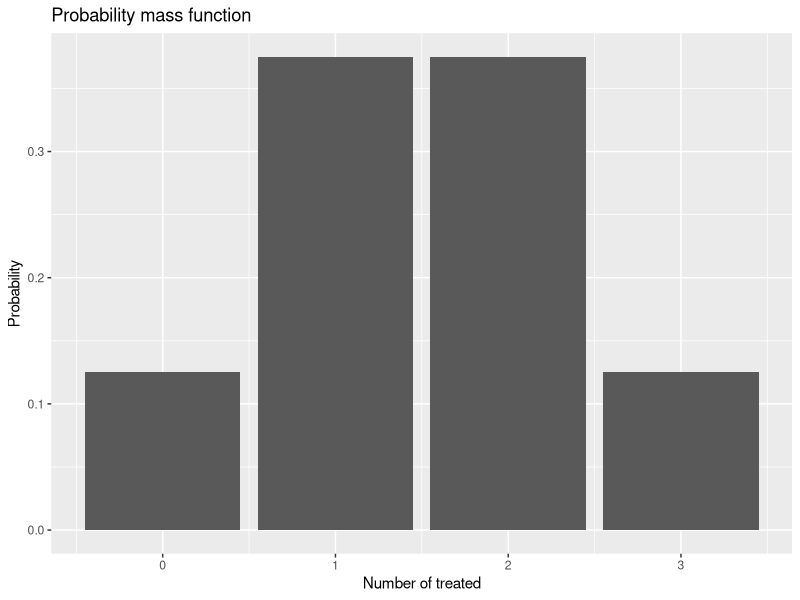
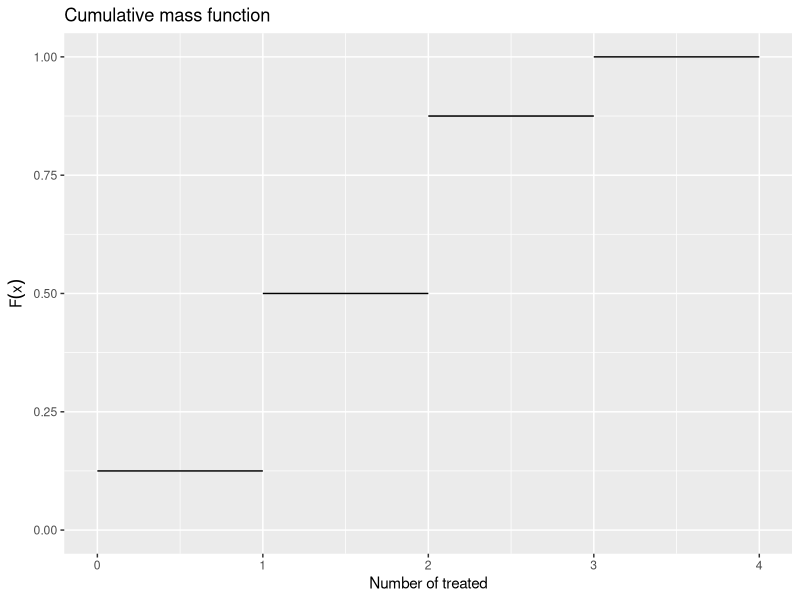
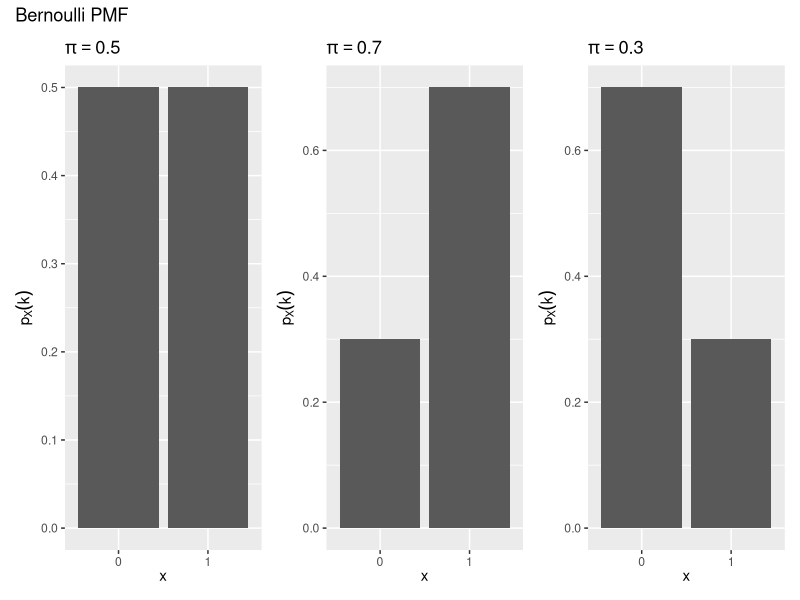
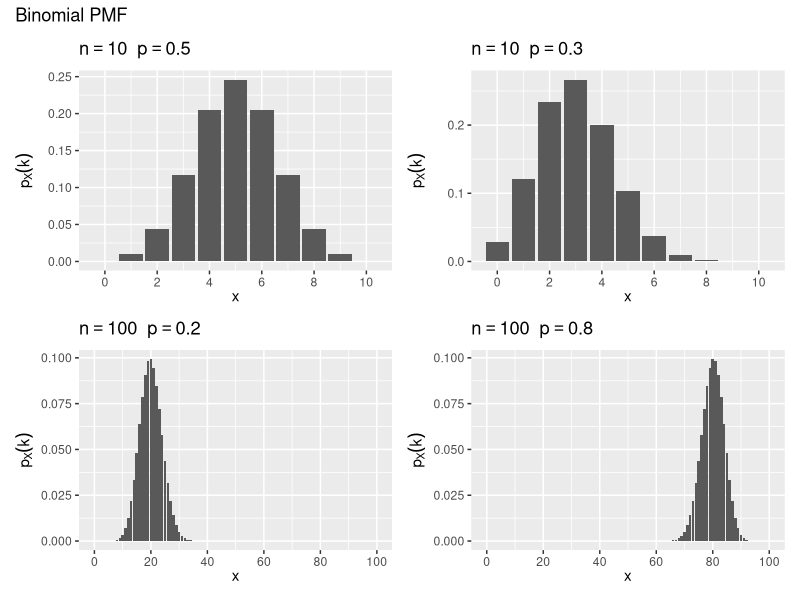
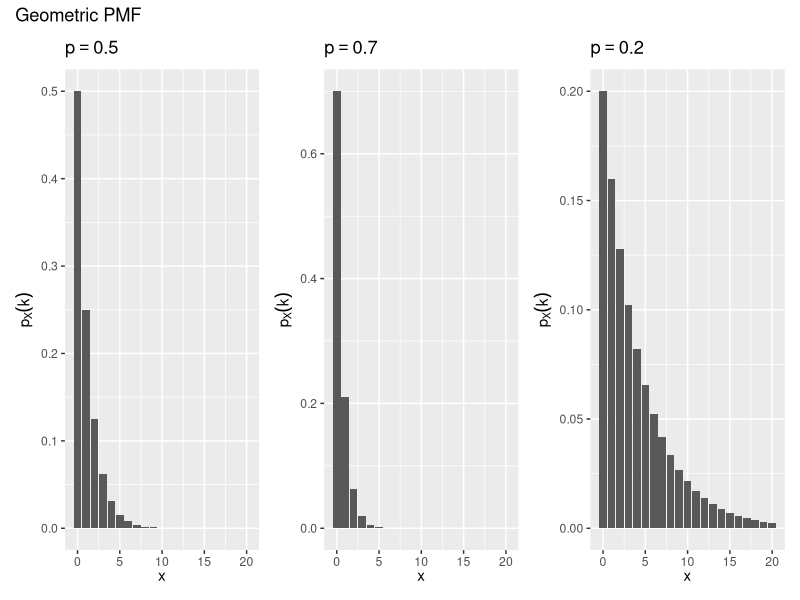
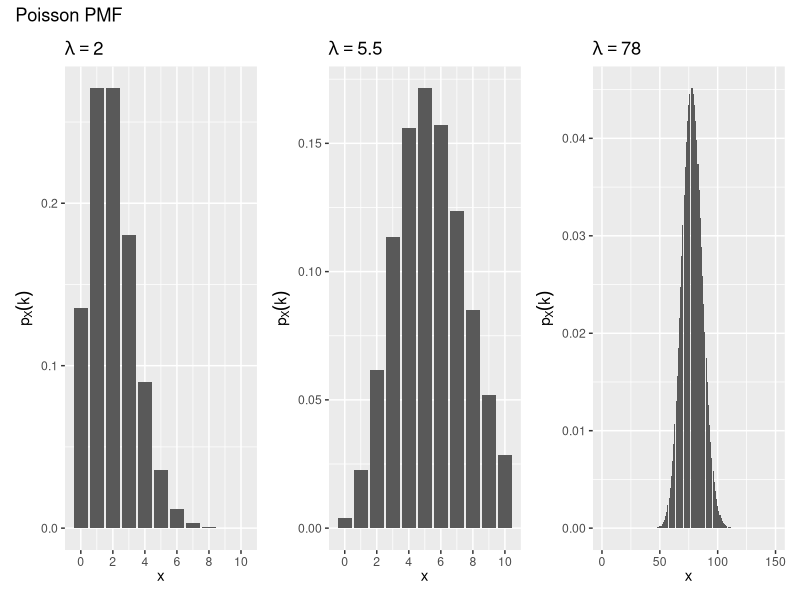
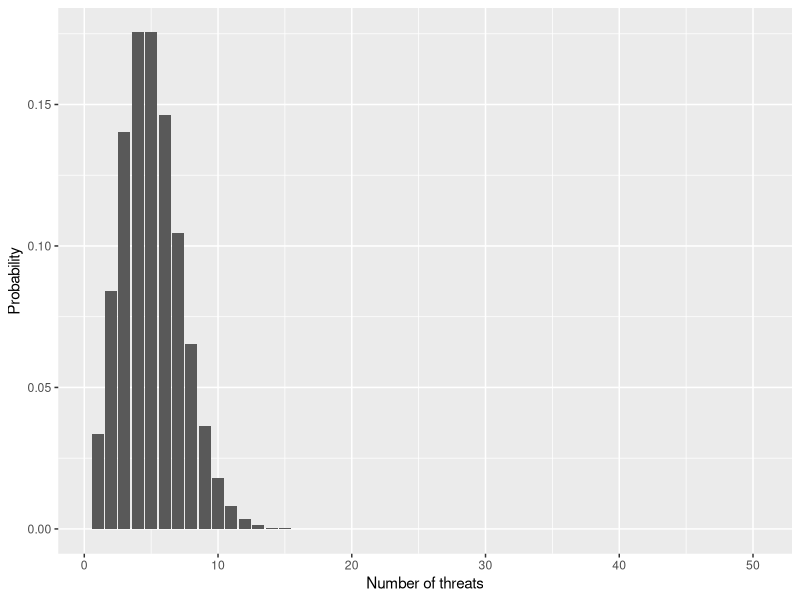
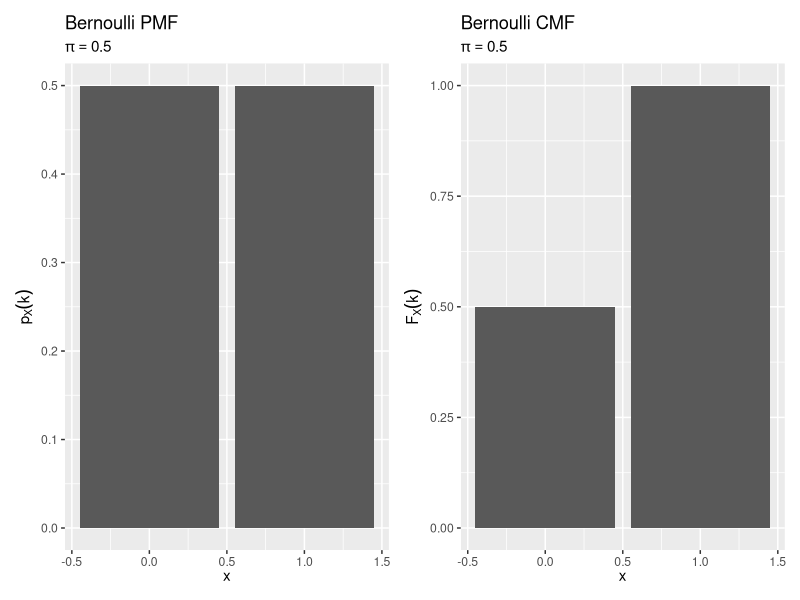

Here is the R script that generated these plots, in order:
## ---- chunk 1
library(tidyverse)
library(patchwork)
library(here)
library(gganimate)
## ---- chunk 2
pmf <- tibble(
  x = 0:3,
  y = c(1 / 8, 3 / 8, 3 / 8, 1 / 8)
)

pmf %>%
  ggplot(aes(x, y)) +
  geom_col() +
  labs(
    title = "Probability mass function",
    x = "Number of treated",
    y = "Probability"
  )
## ---- chunk 3
pmf %>%
  mutate(cumsum = cumsum(y),
         xend = x + 1) %>%
  ggplot(mapping = aes(x, cumsum)) +
  geom_segment(mapping = aes(xend = xend, yend = cumsum)) +
  ylim(0, 1) +
  labs(
    title = "Cumulative mass function",
    x = "Number of treated",
    y = expression(F(x))
  )
## ---- chunk 4
bernoulli_plot <- function(p) {
  tibble(
    x = 0:1,
    p = dbinom(x = x, size = 1, prob = p)
  ) %>%
    mutate(x = factor(x)) %>%
    ggplot(aes(x, p)) +
    geom_col() +
    labs(
      title = bquote(pi == .(p)),
      x = expression(x),
      y = expression(p[X](k))
    )
}

bernoulli_plot(.5) +
  bernoulli_plot(.7) +
  bernoulli_plot(.3) +
  plot_annotation(title = "Bernoulli PMF")
## ---- chunk 5
binomial_plot <- function(n, p) {
  tibble(
    x = 0:n,
    p = dbinom(x = x, size = n, prob = p)
  ) %>%
    ggplot(aes(x, p)) +
    geom_col() +
    scale_x_continuous(breaks = scales::pretty_breaks()) +
    labs(
      title = bquote(n == .(n) ~ ~ p == .(p)),
      x = expression(x),
      y = expression(p[X](k))
    )
}

binomial_plot(10, .5) +
  binomial_plot(10, .3) +
  binomial_plot(100, .2) +
  binomial_plot(100, .8) +
  plot_annotation(title = "Binomial PMF")
## ---- chunk 6
geometric_plot <- function(p) {
  tibble(
    x = 0:20,
    p = dgeom(x = x, prob = p)
  ) %>%
    ggplot(aes(x, p)) +
    geom_col() +
    scale_x_continuous(breaks = scales::pretty_breaks()) +
    labs(
      title = bquote(p == .(p)),
      x = expression(x),
      y = expression(p[X](k))
    )
}

geometric_plot(.5) +
  geometric_plot(.7) +
  geometric_plot(.2) +
  plot_annotation(title = "Geometric PMF")
## ---- chunk 7
poisson_plot <- function(lambda, max_n = 10) {
  tibble(
    x = 0:max_n,
    p = dpois(x = x, lambda = lambda)
  ) %>%
    ggplot(aes(x, p)) +
    geom_col() +
    scale_x_continuous(breaks = scales::pretty_breaks()) +
    labs(
      title = bquote(lambda == .(lambda)),
      x = expression(x),
      y = expression(p[X](k))
    )
}
poisson_plot(2) +
  poisson_plot(5.5) +
  poisson_plot(78, max_n = 150) +
  plot_annotation(title = "Poisson PMF")
## ---- chunk 8
tibble(
  n = 1:50,
  prob = dpois(n, 5)
) %>%
  ggplot(aes(n, prob)) +
  geom_col() +
  labs(
    x = "Number of threats",
    y = "Probability"
  )
## ---- chunk 9
bernoulli_cmf_plot <- function(p) {
  df <- tibble(
    x = 0:1,
    pmf = dbinom(x = x, size = 1, prob = p),
    cmf = pbinom(q = x, size = 1, prob = p)
  )

  ggplot(df, aes(x, pmf)) +
    geom_col() +
    scale_x_continuous(breaks = scales::pretty_breaks()) +
    labs(
      title = "Bernoulli PMF",
      subtitle = bquote(pi == .(p)),
      x = expression(x),
      y = expression(p[X](k))
    ) +
    ggplot(df, aes(x, cmf)) +
    scale_x_continuous(breaks = scales::pretty_breaks()) +
    geom_col() +
    labs(
      title = "Bernoulli CMF",
      subtitle = bquote(pi == .(p)),
      x = expression(x),
      y = expression(F[X](k))
    )
}

bernoulli_cmf_plot(.5)
bernoulli_cmf_plot(.7)
bernoulli_cmf_plot(.3)
## ---- chunk 10
binomial_cmf_plot <- function(n, p) {
  df <- tibble(
    x = 0:n,
    pmf = dbinom(x = x, size = n, prob = p),
    cmf = pbinom(q = x, size = n, prob = p)
  )

  ggplot(df, aes(x, pmf)) +
    geom_col() +
    scale_x_continuous(breaks = scales::pretty_breaks()) +
    labs(
      title = "Binomial PMF",
      subtitle = bquote(n == .(n) ~ p == .(p)),
      x = expression(x),
      y = expression(p[X](k))
    ) +
    ggplot(df, aes(x, cmf)) +
    geom_col() +
    scale_x_continuous(breaks = scales::pretty_breaks()) +
    labs(
      title = "Binomial CMF",
      subtitle = bquote(n == .(n) ~ p == .(p)),
      x = expression(x),
      y = expression(F[X](k))
    )
}

binomial_cmf_plot(10, .5)
binomial_cmf_plot(10, .3)
binomial_cmf_plot(100, .2)
binomial_cmf_plot(100, .8)
## ---- chunk 11
geometric_cmf_plot <- function(p) {
  df <- tibble(
    x = 0:20,
    pmf = dgeom(x = x, prob = p),
    cmf = pgeom(q = x, prob = p)
  ) %>%
    mutate(x = x + 1)

  ggplot(df, aes(x, pmf)) +
    geom_col() +
    scale_x_continuous(breaks = scales::pretty_breaks()) +
    labs(
      title = "Geometric PMF",
      subtitle = bquote(p == .(p)),
      x = expression(x),
      y = expression(p[X](k))
    ) +
    ggplot(df, aes(x, cmf)) +
    geom_col() +
    scale_x_continuous(breaks = scales::pretty_breaks()) +
    labs(
      title = "Geometric CMF",
      subtitle = bquote(p == .(p)),
      x = expression(x),
      y = expression(F[X](k))
    )
}

geometric_cmf_plot(.5)
geometric_cmf_plot(.7)
geometric_cmf_plot(.2)
## ---- chunk 12
poisson_cmf_plot <- function(lambda, max_n = 10) {
  df <- tibble(
    x = 0:max_n,
    pmf = dpois(x = x, lambda = lambda),
    cmf = ppois(q = x, lambda = lambda)
  )

  ggplot(df, aes(x, pmf)) +
    geom_col() +
    scale_x_continuous(breaks = scales::pretty_breaks()) +
    labs(
      title = "Poisson PMF",
      subtitle = bquote(lambda == .(lambda)),
      x = expression(x),
      y = expression(p[X](k))
    ) +
    ggplot(df, aes(x, cmf)) +
    geom_col() +
    scale_x_continuous(breaks = scales::pretty_breaks()) +
    labs(
      title = "Poisson CMF",
      subtitle = bquote(lambda == .(lambda)),
      x = expression(x),
      y = expression(F[X](k))
    )
}

poisson_cmf_plot(2)
poisson_cmf_plot(5.5)
poisson_cmf_plot(78, max_n = 150)
